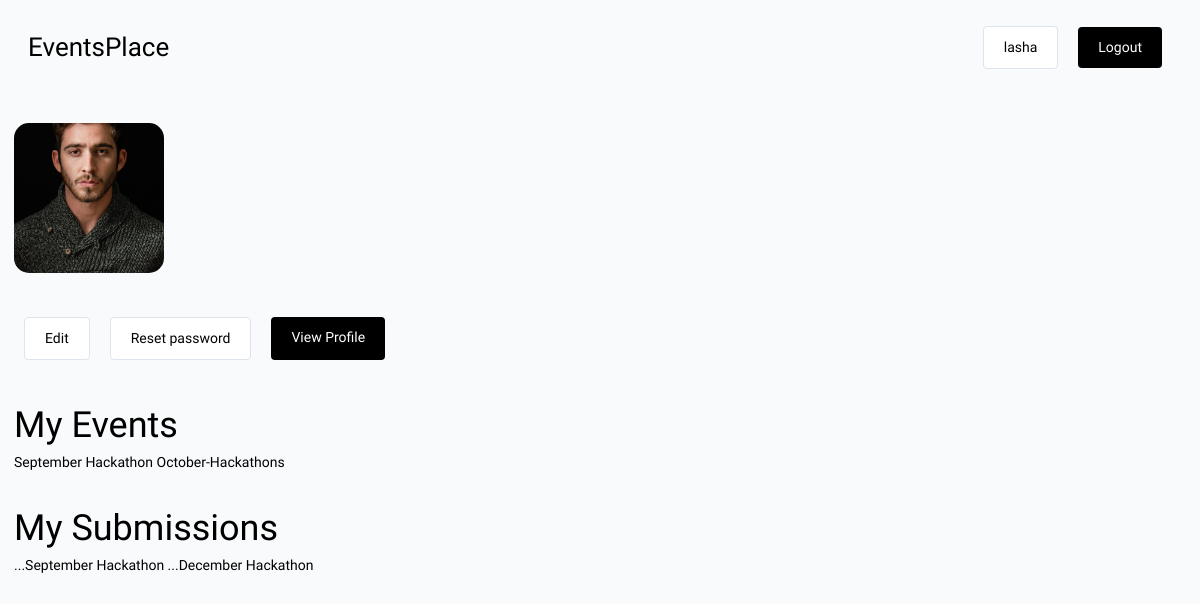
/account/ (signed in), run on the app's committed database.
### base/models.py (models this page shows, shortened)
class User(AbstractUser):
    name = models.CharField(max_length=100, null=True)
    email = models.EmailField(unique=True, null=True)
    bio = models.TextField(null=True, blank=True)
    hackathon_participant = models.BooleanField(default=True, null=True)
    avatar = ResizedImageField(size=[300, 300], default='avatar.png')
    id = models.UUIDField(default=uuid.uuid4, unique=True,
                          primary_key=True, editable=False)
    USERNAME_FIELD = 'email'
    REQUIRED_FIELDS = ['username']
    twitter = models.URLField(max_length=500, null=True, blank=True)
    linkedin = models.URLField(max_length=500, null=True, blank=True)
    website = models.URLField(max_length=500, null=True, blank=True)
    facebook = models.URLField(max_length=500, null=True, blank=True)
    github = models.URLField(max_length=500, null=True, blank=True)
    class Meta:
        ordering = ['avatar']

class Event(models.Model):
    name = models.CharField(max_length=200)
    preview = models.TextField(null=True, blank=True)
    description = models.TextField(null=True, blank=True)
    participants = models.ManyToManyField(
        User, blank=True, related_name='events')
    start_date = models.DateTimeField(null=True)
    end_date = models.DateTimeField(null=True)
    registration_deadline = models.DateTimeField(null=True)
    updated = models.DateTimeField(auto_now=True)
    created = models.DateTimeField(auto_now_add=True)
    id = models.UUIDField(default=uuid.uuid4, unique=True,
                          primary_key=True, editable=False)
    class Meta:
        ordering = ['-end_date']

class Submission(models.Model):
    participant = models.ForeignKey(
        User, on_delete=models.SET_NULL, null=True, related_name="submissions")
    event = models.ForeignKey(Event, on_delete=models.SET_NULL, null=True)
    details = models.TextField(null=True, blank=False)
    id = models.UUIDField(default=uuid.uuid4, unique=True,
                          primary_key=True, editable=False)

### base/views.py (the view)
# urls.py: path('account/', views.account_page, name="account"),
@login_required(login_url='/login')
def account_page(request):
    user = request.user
    context = {
        'user': user
    }
    return render(request, 'account.html', context)

### templates/account.html
{% extends 'main.html' %}
{% block content %}
<div class="section">
    <img class="user--avatar--lg" src="{{user.avatar.url}}" />
</div>
<div id="account--buttons">
    <a class="btn btn--secondary" href="{% url 'edit-account' %}">Edit</a>
    <a class="btn btn--secondary" href="{% url 'change-password' %}">Reset password</a>
    <a class="btn btn--primary" href="{% url 'profile' user.id %}">View Profile</a>
</div>
<div class="section">
    <h3>My Events</h3>
    {% for event in user.events.all %}
    <a href="{% url 'event' event.id %}">{{event.name}}</a>
    {% empty %}
    <p>You haven't registed for any events</p>
    {% endfor %}
</div>
<div class="section">
    <h3>My Submissions</h3>
    {% for sub in user.submissions.all %}
    <a href="{% url 'update-submission' sub.id %}">...{{sub.event.name}}</a>
    {% empty %}
    <p>You dont haven't submitted any projects yet</p>
    {% endfor %}
</div>
{% endblock content %}

### templates/navbar.html (shortened to what this page needs)
<nav>
    <div id="logo--wrapper">
        <a href="{% url 'home' %}">
            <h4 id="logo--text">EventsPlace</h4>
        </a>
    </div>
    <div id="nav--col3">
        {% if request.user.is_authenticated %}
        <a class="btn btn--secondary" href="{% url 'account' %}">{{request.user.name}}</a>
        <a class="btn btn--primary" href="{% url 'logout' %}">Logout</a>
        {% else %}
        <a class="btn btn--secondary" href="{% url 'login' %}">Login</a>
        <a class="btn btn--primary" href="{% url 'register' %}">Register</a>
        {% endif %}
    </div>
</nav>

### static/css/main.css (style rules this page uses)
* { box-sizing: border-box; margin: 0; padding: 0; font-family: "Readex Pro"; background-color: rgb(249, 250, 251); line-height: 1.5em; color: #000; font-size: 14px; }
h1, h2, h3, h4, h5, h6 { font-weight: 500; }
h3 { font-size: 36px; }
h4 { font-size: 32px; }
a { text-decoration: none; }
.section { margin: 2em 0; }
.btn { padding: 10px 20px; border-radius: 4px; text-decoration: none; color: black; display: block; width: fit-content; margin: 10px; background-color: none; border: none; }
.btn--primary { background-color: #000; color: #fff; }
.btn--secondary { background-color: #fff; color: #000; border: 1px solid #dee4ed; }
nav { display: flex; justify-content: space-between; align-items: center; width: 100%; padding: 0.5em 2em; }
nav a { text-decoration: none; color: black; margin: 0 10px; }
#logo--text { font-size: 26px; font-weight: 500; }
#nav--col3 { display: flex; justify-content: space-between; align-items: center; }
.user--avatar--lg { height: 150px; width: 150px; object-fit: cover; border-radius: 15px; margin: 0; padding: 0; line-height: 0; }
#account--buttons { display: flex; flex-wrap: wrap; }

### data on the page
User: user.name "lasha", avatar (picture)
Event: name "September Hackathon"
Event: name "October-Hackathons"
Submission: event.name "September Hackathon"
Submission: event.name "December Hackathon"
